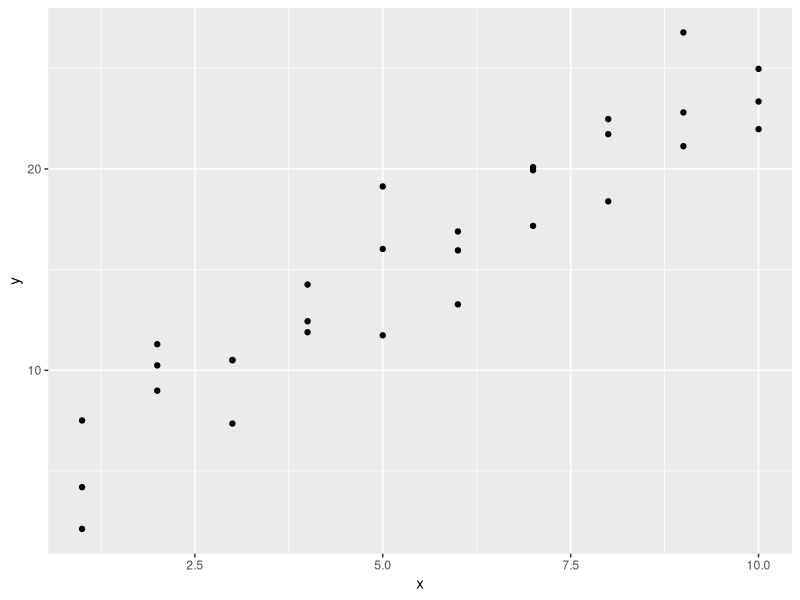
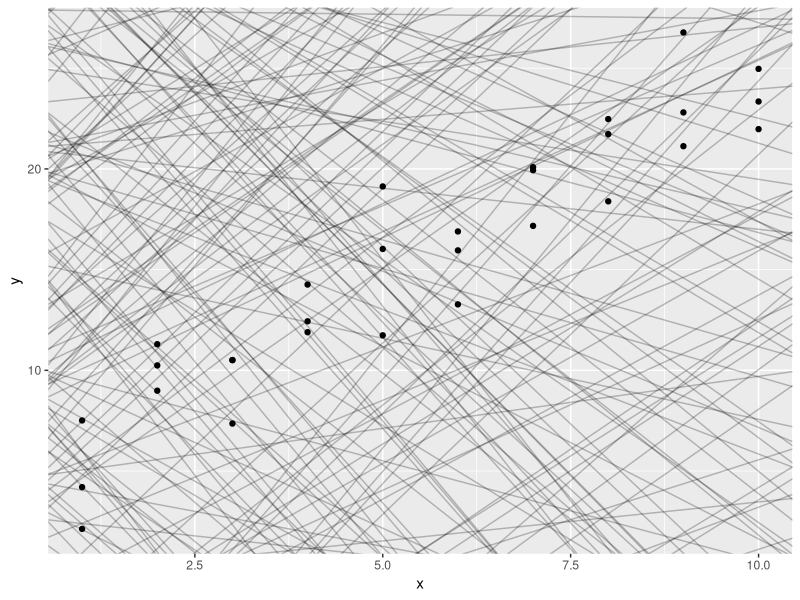
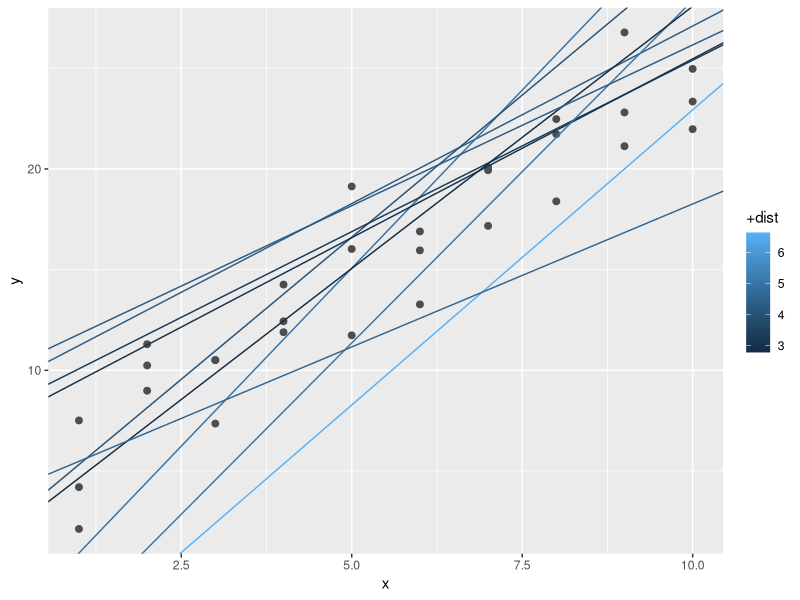
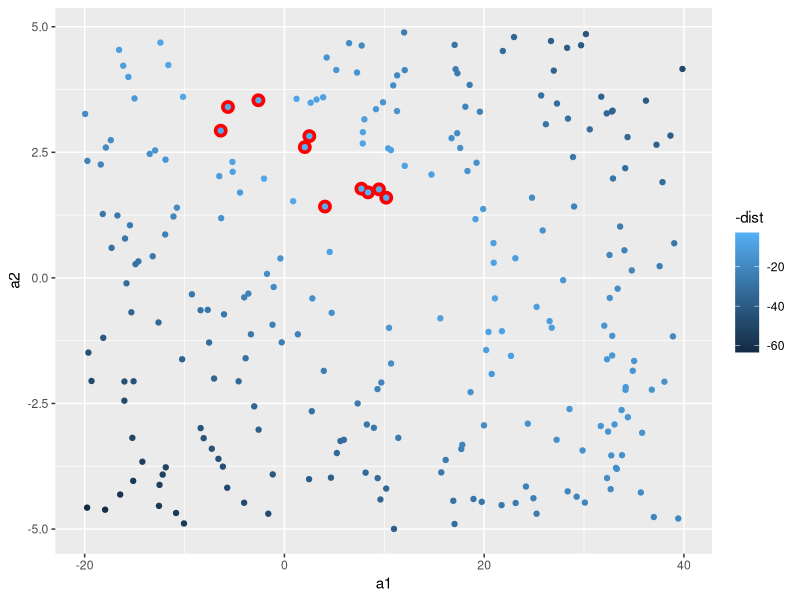
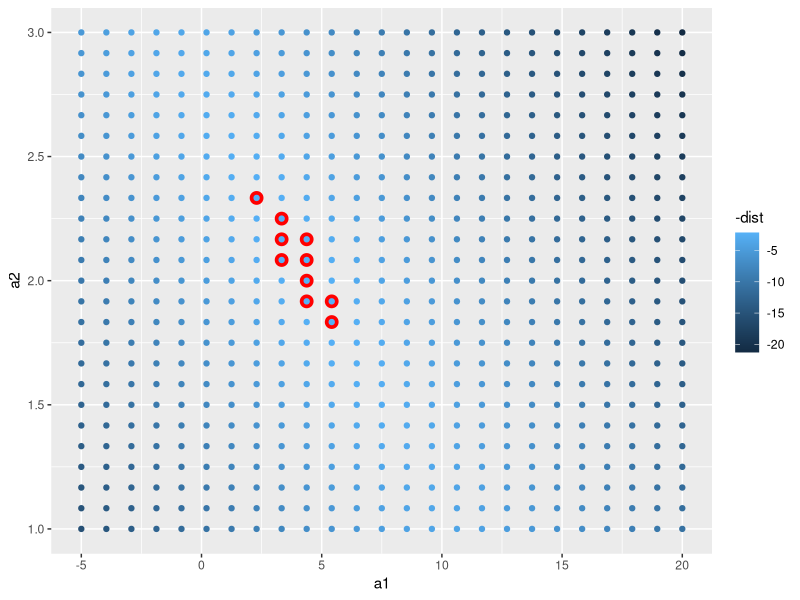
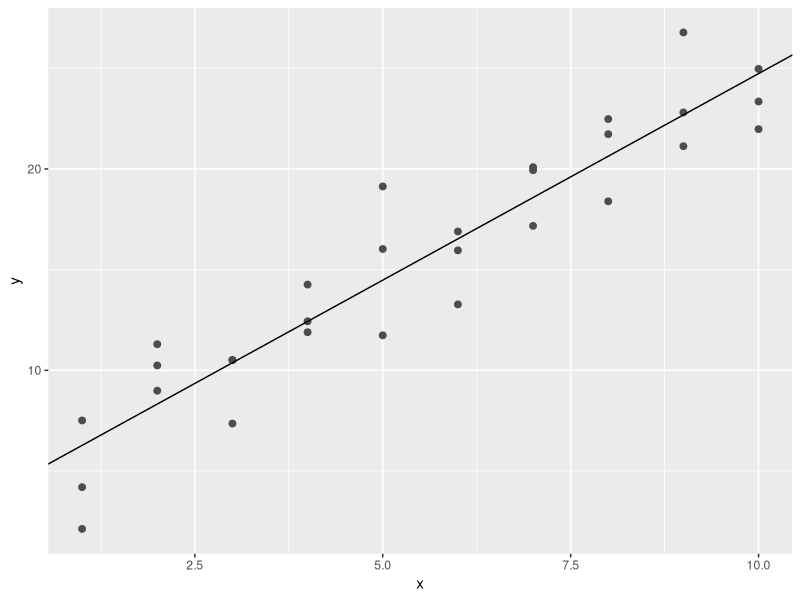
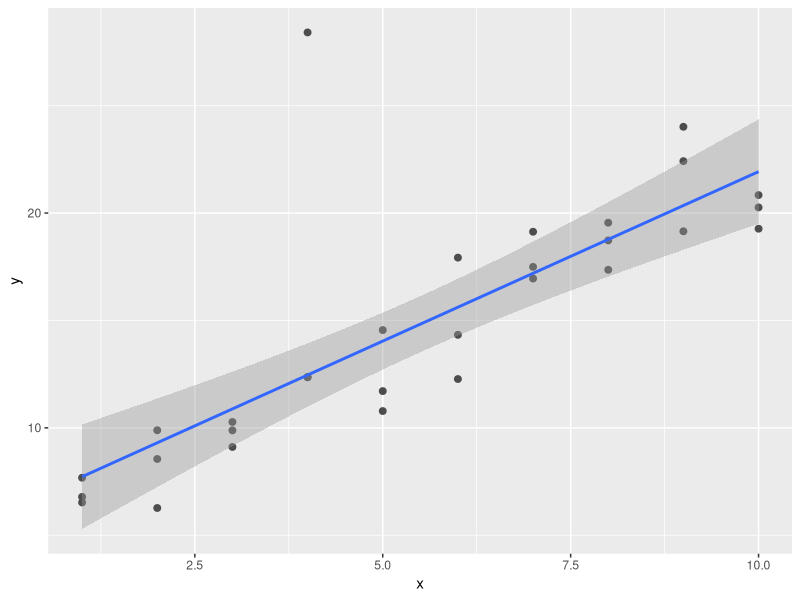
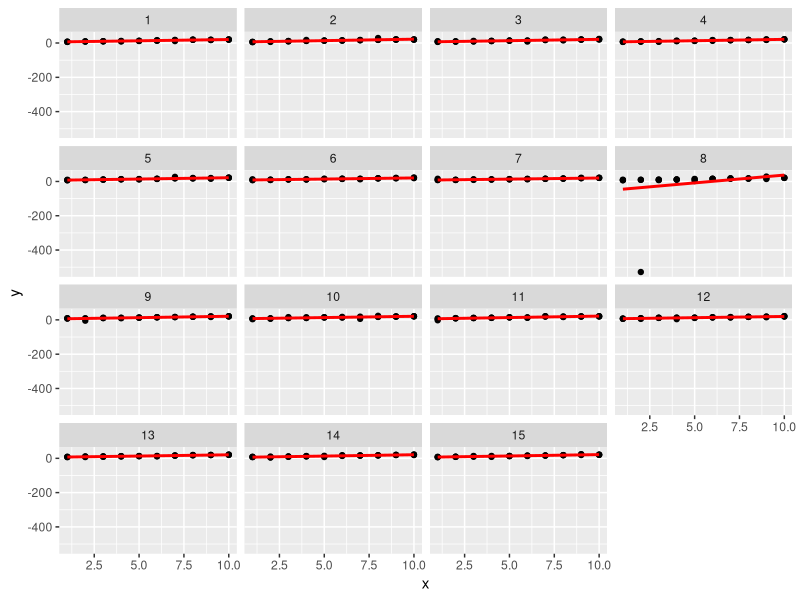

These charts were generated, in order, by the following R code:

# Model Basics with modelr ------------------------------------------------

### LOAD PACKAGES ###
library(tidyverse)
library(modelr)
options(na.action = na.warn)


# A Simple Model ----------------------------------------------------------

# Use simulated dataset sim1
ggplot(sim1, aes(x, y)) +
  geom_point()
sim1
?runif
models <- tibble(
  a1 = runif(250, -20, 40),
  a2 = runif(250, -5, 5)
)

ggplot(sim1, aes(x, y)) +
  geom_abline(
    aes(intercept = a1, slope = a2),
    data = models, alpha = 1/4
  ) +
  geom_point()
?geom_abline

# 250 models on a single plot is really bad
# We need to find a better model

# To do so, we need a function and this function takes model parameters
# and the data as inputs, and then gives values predicted by the model
model1 <- function(a, data){
  a[1] + data$x * a[2]
}
# c(intercept, slope)
model1(c(7, 1.5), sim1)

# Next, we need some way to compute an overall distance between the predicted and
# actual values. Collapse the 30 distances into one value

# In statistics, this is the root-mean-squared distance
# Compute the difference between actual and predicted, square the distance, then average
measure_difference <- function(mod, data){
  diff <- data$y - model1(mod, data)
  sqrt(mean(diff^2))
}
measure_difference(c(7, 1.5), sim1)
sim1$y - model1(c(7, 1.5), sim1) # this has 30 values because sim1 has 30 values
sim1 # sim1 has 30 values for x and y
# but then, 1 pair of vector with 30 rows of x and y has a mean value for 1 output
# each measure_difference has one value

# Now we can use purrr to compute the distance for all the models defined previously
# We need a helper function because our distance function expects the model as numeric
# vector of length 2:
sim1_dist <- function(a1, a2){
  measure_difference(c(a1, a2), sim1)
}
# this one has 250 vector values, each is computed with 1 measure difference, so it has
# a total of 250 values
models <- models %>%
  mutate(dist = purrr::map2_dbl(a1, a2, sim1_dist))
models

# Let's overlay the 10 bes models 
# color the models with -dist, +dist is the opposite, smallest gets darkest
# best models with smallest distance get the brightest colors
?aes
?color
ggplot(sim1, aes(x, y)) +
  geom_point(size = 2, color = "grey30") +
  geom_abline(aes(intercept = a1, slope = a2, color = +dist),
              data = filter(models, rank(dist)<=10))

# We can also visualize them with scatterplot of a1 versus a2
ggplot(models, aes(a1, a2)) +
  geom_point(
    data = filter(models, rank(dist) <= 10),
    size = 4, color = "red"
  ) +
  geom_point(aes(color = -dist))

# Instead of scatterplot, we could be more systematic and generate an evenly spaced grid of points
# this is called a grid search. Pick the parameters of the grid roughly by looking at where the best
# models were in the preceding plot:
?seq
grid <- expand.grid(
  a1 = seq(-5, 20, length = 25), # length = number controls the point per column and per row
  a2 = seq(1, 3, length = 25)
) %>%
  mutate(dist = purrr::map2_dbl(a1, a2, sim1_dist))
head(grid)

grid %>%
  ggplot(aes(a1, a2)) +
  geom_point(
    data = filter(grid, rank(dist) <= 10),
    size = 4, color = "red"
  ) +
  geom_point(aes(color = -dist))

# The 10 best models all looked pretty good
# Imagine making the grid finer and finer, until you narrowed the best model
# But there is a better tool called Newton-Raphson search
# You pick a starting point, and look around for the steepest slope
# You then ski down that slope a little way, and then repeat again and again
# until you cannot go any lower
# optim()
best <- optim(c(0, 0), measure_difference, data = sim1)
best$par

ggplot(sim1, aes(x, y)) +
  geom_point(size = 2, color = "grey30") +
  geom_abline(intercept = best$par[1], slope = best$par[2])

# lm() model is the one we've just worked with
lm(data = sim1, y~x)

# Exercises
# 1.One downside of the linear model is that it is sensitive to unusual values 
# because the distance incorporates a squared term. Fit a linear model to the simulated 
# data below, and visualise the results. Rerun a few times to generate different 
# simulated datasets. What do you notice about the model?

?tibble
sim1a <- tibble(
  x = rep(1:10, each = 3),
  y = x * 1.5 + 6 + rt(length(x), df = 2)
)

# run once and plot result
ggplot(sim1a, aes(x, y)) +
  geom_point(size = 2, color = "grey30") +
  geom_smooth(method = "lm")

simt <- function(i){
  tibble(
    x = rep(1:10, each = 3),
    y = x * 1.5 + 6 + rt(length(x), df = 2),
    id = i
  )
}
?map_df
?rep
?facet_wrap
?rt
result <- map_df(1:15, simt)

ggplot(result, aes(x, y)) +
  geom_point() +
  geom_smooth(method = "lm", se = FALSE, color = "red") +
  facet_wrap(~ id, ncol = 4)

# If we do the same thing with normal distribution?
sim_norm <- function(i){
  tibble(
    x = rep(1:10, each = 3),
    y = x * 1.5 + 6 + rnorm(length(x)),
    id = i
  )
}
result_norm <- map_df(1:15, sim_norm)
ggplot(result_norm, aes(x, y)) +
  geom_point() +
  geom_smooth(method = "lm", se = FALSE, color = "red") +
  facet_wrap(~ id, ncol = 4)
# There were outliers in dt() student t distribution, while 
# there are no outliers in normal distribution

  
tibble(
  x = seq(-5, 5, length.out = 100),
  normal = dnorm(x),
  student_t = dt(x, df = 2)
) %>%
  gather(distribution, density, -x) %>%
  ggplot(aes(x = x, y = density, colour = distribution)) +
  geom_line()

# 2. One way to make linear models more robust is to use a different distance measure. For example, instead of
# root-mean-squared distance, you could use mean-absolute distance:
sim1a
measure_distance <- function(mod, data) {
  diff <- data$y - make_prediction(mod, data)
  mean(abs(diff))
}

# make a function called prediction, take vectors of length 2, with 1 as intercept, and 2 as slope
make_prediction <- function(vec, data){
  vec[1] + vec[2]*data$x
}

# Use sim1a data
best <- optim(c(0,0), measure_distance, data = sim1a)
best$par

# 3. One challenge with performing numerical optimization is that it’s only guaranteed to find a local optimum.
# What’s the problem with optimizing a three parameter model like this?
model3 <- function(a, data) {
  a[1] + data$x * a[2] + a[3]
}
measure_distance_3 <- function(a, data) {
  diff <- data$y - model3(a, data)
  sqrt(mean(diff ^ 2))
}
best3a <- optim(c(0, 0, 0), measure_distance_3, data = sim1)
best3a$par


# Visualizing Models ------------------------------------------------------

sim1_mod <- lm(data = sim1, y~x)
summary(sim1_mod)

# Predictions
# To visualize the predictions from a model, we start by generating an evenly spaced grid of values
# that covers the region where our data lies
# Use modelr:data_grid()
grid <- sim1 %>%
  data_grid(x)
grid
# This generates the x values in grid

# Next we can predit. Use modelr::add_predictions()
grid <- grid %>%
  add_predictions(sim1_mod)
grid  

# Next we plot the predictions
ggplot(sim1, aes(x)) +
  geom_point(aes(y = y)) +
  geom_line(
    aes(y = pred),
    data = grid,
    color = "red",
    size = 1
  )

# Residuals
# Residuals tell you what the model has missed
# Residuals are just the distances between the observed and predicted values
# We add residuals to data with add_residuals(), which works just like add_predictions
# Just supply the linear model that used for the data frame
sim1 <- sim1 %>%
  add_residuals(sim1_mod)
sim1

# Draw a frequency polygon to help use understand the spread of the residuals
ggplot(sim1, aes(resid)) +
  geom_freqpoly(binwidth = 0.5)

# You often want to re-crate plots using the residuals instead of the original predictor
ggplot(sim1, aes(x, resid)) +
  geom_ref_line(h = 0) +
  geom_point()
# Looks just like random noise, which means the data is good


# Residuals Exercises -----------------------------------------------------

# 1. Instead of using lm() to fit a straight line, you can use loess() to fit a smooth curve. 
# Repeat the process of model fitting, grid generation, predictions, and visualisation on sim1 
# using loess() instead of lm(). How does the result compare to geom_smooth()?

# First check how to use loess()
?loess
sim1_mod_loess <- loess(y~x, data = sim1) 
sim1_mod <- lm(y~x, data= sim1)

sim2 <- sim1 %>%
  add_predictions(sim1_mod) %>%
  add_residuals(sim1_mod) %>%
  add_predictions(sim1_mod_loess, var = "loess_predictions") %>%
  add_residuals(sim1_mod_loess, var = "loess_residuals")
sim2

# Plot predictions
ggplot(sim2, aes(x = x)) +
  geom_point(aes(y = y)) +
  geom_line(aes(y = loess_predictions), size = 2, color = "red")

# Plot residuals
ggplot(sim2, aes(x = x)) +
  geom_point(aes(y = resid)) +
  geom_point(aes(y = loess_residuals), color = "red", size = 2)

# 2. add_predictions() is paired with gather_predictions() and spread_predictions(). 
# How do these three functions differ?
?gather_predictions
# add_predictions(data, model, var = "pred")
# gather_predictions(data, ..., .pred = "pred", .model = "model")
# The function gather_predictions adds predictions from multiple models by stacking the results and adding
# a column with the model name,

# as we can see, using add_predictions to add predicts from two models involves:
# DO NOT RUN
sim3 <- sim1 %>%
  add_predictions(sim1_mod) %>%
  add_predictions(sim1_mod_loess, var = "loess_predictions") 
# But if we use gather_predictions()
test <- sim1
test
test %>% 
  gather_predictions(sim1_mod, sim1_mod_loess)

# The function gather_predictions adds predictions from multiple models by stacking the results and adding
# a column with the model name,

# The function spread_predictions adds predictions from multiple models by adding multiple columns (postfixed
# with the model name) with predictions from each model.

test %>%
  spread_predictions(sim1_mod, sim1_mod_loess)

# We can also add arguments to the gather_predictions()
test %>% 
  gather_predictions(sim1_mod, sim1_mod_loess) %>%
  spread(model, pred) # spread the result model and pred columns


